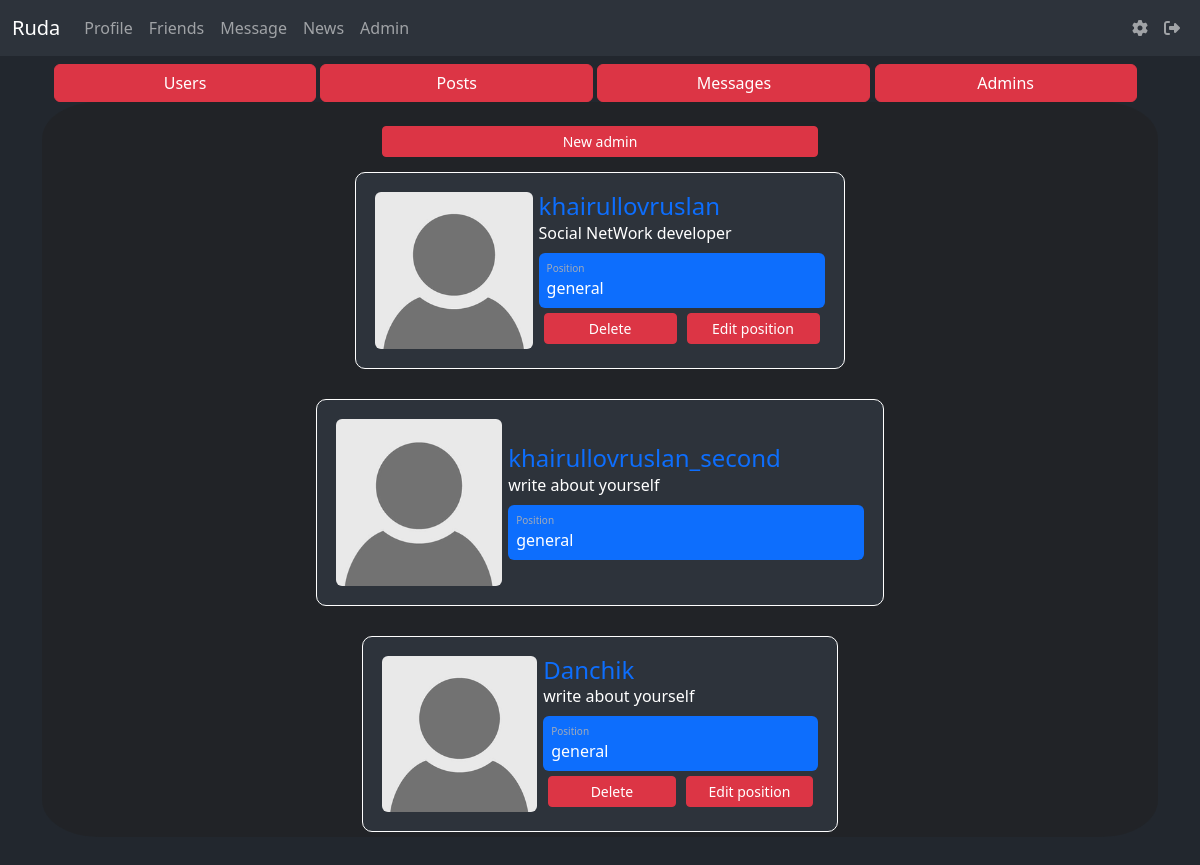
/admin/admins (signed in), run on the app's committed database.
### data/admins.py (models this page shows)
class Admin(SqlAlchemyBase, UserMixin):
    __tablename__ = 'admins'
    id = sqlalchemy.Column(sqlalchemy.Integer, primary_key=True, autoincrement=True)
    user_id = sqlalchemy.Column(sqlalchemy.Integer,
                                sqlalchemy.ForeignKey("users.id"))
    position = sqlalchemy.Column(sqlalchemy.String, default='common')
    user = orm.relation('User')

### data/users.py (models this page shows, shortened)
class User(SqlAlchemyBase, UserMixin):
    __tablename__ = 'users'
    id = sqlalchemy.Column(sqlalchemy.Integer, primary_key=True, autoincrement=True)
    name = sqlalchemy.Column(sqlalchemy.String, unique=True, nullable=True)
    about = sqlalchemy.Column(sqlalchemy.String, nullable=True, default='write about yourself')
    second_email = sqlalchemy.Column(sqlalchemy.String, nullable=True)
    github = sqlalchemy.Column(sqlalchemy.String, nullable=True)
    image = sqlalchemy.Column(sqlalchemy.String, default="default.jpg")
    email = sqlalchemy.Column(sqlalchemy.String, index=True, unique=True, nullable=True)
    followings = sqlalchemy.Column(sqlalchemy.String, nullable=True, default='')
    followers = sqlalchemy.Column(sqlalchemy.String, nullable=True, default='')
    post_count = sqlalchemy.Column(sqlalchemy.Integer, nullable=True, default=0)
    admin_check = sqlalchemy.Column(sqlalchemy.Integer, default=0)
    hashed_password = sqlalchemy.Column(sqlalchemy.String, nullable=True)
    created_date = sqlalchemy.Column(sqlalchemy.DateTime, default=datetime.datetime.now)

### main.py (the view, shortened to what this page needs)
@app.route('/admin/admins', methods=['GET', 'POST'])
@login_required
def admin_list():
    db_sess = db_session.create_session()
    admin_user = db_sess.query(Admin).filter(Admin.user_id == current_user.id).first()
    if admin_user:
        pos = admin_user
    else:
        pos = ''
    admins = db_sess.query(Admin).all()
    return render_template('admin.html', admins=admins, general_pos='general', pos=pos)

### data/db_session.py (called while the page is built)
def create_session() -> Session:
    global __factory
    return __factory()

### main.py (called while the page is built)
@login_manager.user_loader
def load_user(user_id):
    db_sess = db_session.create_session()
    return db_sess.query(User).get(user_id)

### templates/admin.html (shortened to what this page needs)
{% extends "base.html" %}
{% block content %}
{% if current_user.admin_check == 1 %}
    <div class="container">
        <div>
            <a href="/admin/users" class="btn btn-danger" style="width: 24%;">Users</a>
            <a href="/admin/posts" class="btn btn-danger" style="width: 25%;">Posts</a>
            <a href="/admin/message" class="btn btn-danger" style="width: 25%;">Messages</a>
            <a href="/admin/admins" class="btn btn-danger" style="width: 24%;">Admins</a>
        </div>
        <div class="row"
             style="height: 85vh; background-color: #2227; border-radius: 5%; padding-left: auto; padding-right: auto; overflow: auto;">
            {% if admins %}
                {% if pos %}
                    <div style="color: white; align-items: center;">
                        <br>
                        {% if pos.position == 'general' %}
                            <span>
                                  <form action="" class="friends__block" method="post">
                                         <button name='new_admin' class="btn btn-sm btn-danger" style="margin-left: auto;
                                            width: 40%;
                                            margin-right: auto;
                                            display: flex;
                                            justify-content: center;
                                            flex-wrap: wrap;">
                                             New admin</button>
                                  </form>
                                    </span>
                        {% endif %}
                        <form action="" class="friends__block" method="post">
                            {% for admin1 in admins %}
                            {% set list1 = admin1.user.followers.split(', ') %}
                            {% set list2 = admin1.user.followings.split(', ') %}
                            {% set user_id_ = current_user.id | string() %}
                            <div class="card_friend p-3"
                                 style="background-color: #2d333b; border: 1px solid white; border-radius: 10px;">
                                <div class="object__block">
                                    <div class="image"><a href=""><img src="../static/avatars/{{ admin1.user.image }}" class="rounded"
                                                                       width="250"></a></div>
                                    <div class="ml-3 w-100">
                                        <h4 class="mb-0 mt-0" name="nickname" style="color: white;"><a
                                                href="/profile/{{admin1.user.name}}" style="text-decoration: none;">{{admin1.user.name}}</a>
                                        </h4> <span style="color: white;">{{admin1.user.about}}</span>
                                        <div class="p-2 mt-2 bg-primary d-flex justify-content-between rounded text-white stats">
                                            <div class="d-flex flex-column"><span class="articles">Position</span> <span
                                                    class="number1">{{ admin1.position}}</span></div>
                                        </div>
                                        <div class="buttons__block">
                                            {% if pos.position == 'general' and current_user.id != admin1.user_id %}
                                                <button class="btn btn-sm btn-danger w-100" name="delete_user-{{admin1.user.id}}">Delete
                                                </button>
                                                <button class="btn btn-sm btn-danger w-100" name="edit_user-{{admin1.user.id}}">Edit position
                                                </button>
                                            {% endif %}
                                        </div>
                                    </div>
                                </div>
                            </div>
                            {% endfor %}
                        </form>
                    </div>
                 {% endif %}
            {% endif %}
        </div>
    </div>
{% else %}
    <h1 style="color: red;">Куда мы лезем боже</h1>
{% endif %}
{% endblock %}

### static/css/style.css (style rules this page uses)
.friends__block { margin-left: auto; margin-right: auto; display: flex; justify-content: center; flex-wrap: wrap; }
.friends__block > div { margin: 15px; }
.stats { background: #f2f5f8; color: #000 }
.articles { font-size: 10px; color: #a1aab9 }
.number1 { font-weight: 500 }
.object__block { display: flex; align-items: center; }
.object__block > div { margin: 3px; }
.buttons__block { display: flex; text-align: flex-start; }
.buttons__block > button { margin: 5px; }
img { max-width: 100%; height: auto; }
html body { background-color: #22272e; }
body { min-height: 100vh; overflow-x: hidden }

### data on the page
Admin: user.image (placeholder picture), user.name "khairullovruslan", user.about "Social NetWork developer", position "general"
Admin: user.image (placeholder picture), user.name "khairullovruslan_second", user.about "write about yourself", position "general"
Admin: user.image (placeholder picture), user.name "Danchik", user.about "write about yourself", position "general"
